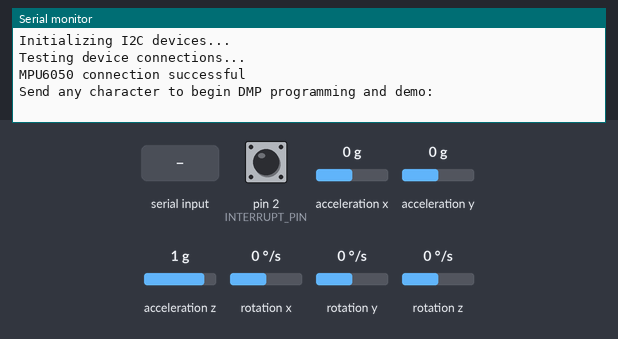
The sketch below on a simulated Arduino Leonardo, built with avr-gcc and run on an emulated ATmega32U4. On the bench: the last lines printed to the serial monitor. Inputs (shaded band) come from the test bench; at power-on: pin 2 (INTERRUPT_PIN) LOW, acceleration x 0 g, acceleration y 0 g, acceleration z 1 g, rotation x 0 °/s, rotation y 0 °/s, rotation z 0 °/s. The sensor or clock chip raises its interrupt line as the real part does.

Above: at 0.8 s.
0.9 s: "1\n" received over Serial
At 1.3 s:
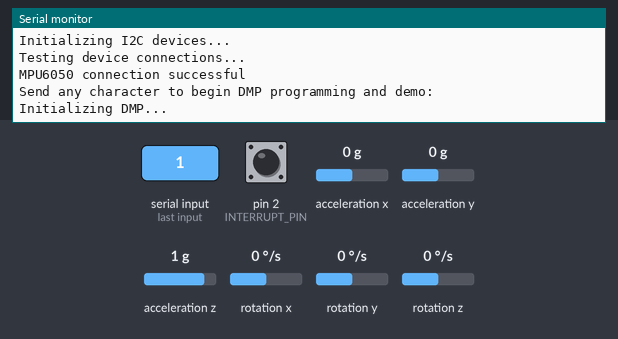
At 2.5 s:
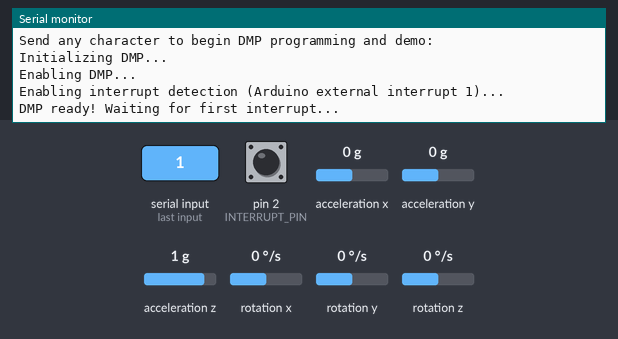

The sketch:

byte_over_ble.ino
```cpp
#include <ArduinoJson.h>
#include "I2Cdev.h"
#include <SoftwareSerial.h>
#include "MPU6050_6Axis_MotionApps20.h"

#if I2CDEV_IMPLEMENTATION == I2CDEV_ARDUINO_WIRE
    #include "Wire.h"
#endif

MPU6050 mpu;
//MPU6050 mpu(0x69); // <-- use for AD0 high


// uncomment "OUTPUT_READABLE_QUATERNION" if you want to see the actual
// quaternion components in a [w, x, y, z] format (not best for parsing
// on a remote host such as Processing or something though)
//#define OUTPUT_READABLE_QUATERNION

// uncomment "OUTPUT_READABLE_EULER" if you want to see Euler angles
// (in degrees) calculated from the quaternions coming from the FIFO.
// Note that Euler angles suffer from gimbal lock (for more info, see
// http://en.wikipedia.org/wiki/Gimbal_lock)
//#define OUTPUT_READABLE_EULER

// uncomment "OUTPUT_READABLE_YAWPITCHROLL" if you want to see the yaw/
// pitch/roll angles (in degrees) calculated from the quaternions coming
// from the FIFO. Note this also requires gravity vector calculations.
// Also note that yaw/pitch/roll angles suffer from gimbal lock (for
// more info, see: http://en.wikipedia.org/wiki/Gimbal_lock)
//#define OUTPUT_READABLE_YAWPITCHROLL
//#define OUTPUT_READABLE_YAWPITCHROLL_SERIAL
#define OUTPUT_READABLE_YAWPITCHROLL_SERIAL1
// uncomment "OUTPUT_READABLE_REALACCEL" if you want to see acceleration
// components with gravity removed. This acceleration reference frame is
// not compensated for orientation, so +X is always +X according to the
// sensor, just without the effects of gravity. If you want acceleration
// compensated for orientation, us OUTPUT_READABLE_WORLDACCEL instead.
//#define OUTPUT_READABLE_REALACCEL

// uncomment "OUTPUT_READABLE_WORLDACCEL" if you want to see acceleration
// components with gravity removed and adjusted for the world frame of
// reference (yaw is relative to initial orientation, since no magnetometer
// is present in this case). Could be quite handy in some cases.
//#define OUTPUT_READABLE_WORLDACCEL

char buff[100];
#define BAUD_RATE 9600
#define INTERRUPT_PIN 2  // use pin 2 on Arduino Uno & most boards

// MPU control/status vars
bool dmpReady = false;  // set true if DMP init was successful
uint8_t mpuIntStatus;   // holds actual interrupt status byte from MPU
uint8_t devStatus;      // return status after each device operation (0 = success, !0 = error)
uint16_t packetSize;    // expected DMP packet size (default is 42 bytes)
uint16_t fifoCount;     // count of all bytes currently in FIFO
uint8_t fifoBuffer[64]; // FIFO storage buffer

// orientation/motion vars
Quaternion q;           // [w, x, y, z]         quaternion container
VectorInt16 aa;         // [x, y, z]            accel sensor measurements
VectorInt16 aaReal;     // [x, y, z]            gravity-free accel sensor measurements
VectorInt16 aaWorld;    // [x, y, z]            world-frame accel sensor measurements
VectorFloat gravity;    // [x, y, z]            gravity vector
float euler[3];         // [psi, theta, phi]    Euler angle container
float ypr[3];           // [yaw, pitch, roll]   yaw/pitch/roll container and gravity vector

// packet structure for InvenSense teapot demo
uint8_t teapotPacket[14] = { '$', 0x02, 0,0, 0,0, 0,0, 0,0, 0x00, 0x00, '\r', '\n' };


// ================================================================
// ===               INTERRUPT DETECTION ROUTINE                ===
// ================================================================

volatile bool mpuInterrupt = false;     // indicates whether MPU interrupt pin has gone high
void dmpDataReady() {
    mpuInterrupt = true;
}

// ================================================================
// ===                      INITIAL SETUP                       ===
// ================================================================

void setup() {
    // join I2C bus (I2Cdev library doesn't do this automatically)
    #if I2CDEV_IMPLEMENTATION == I2CDEV_ARDUINO_WIRE
        Wire.begin();
        Wire.setClock(400000); // 400kHz I2C clock. Comment this line if having compilation difficulties
    #elif I2CDEV_IMPLEMENTATION == I2CDEV_BUILTIN_FASTWIRE
        Fastwire::setup(400, true);
    #endif

    // initialize serial communication
    Serial.begin(BAUD_RATE);
    Serial1.begin(BAUD_RATE);
    while (!Serial); // wait for Leonardo enumeration, others continue immediately

    // NOTE: 8MHz or slower host processors, like the Teensy @ 3.3V or Arduino
    // Pro Mini running at 3.3V, cannot handle this baud rate reliably due to
    // the baud timing being too misaligned with processor ticks. You must use
    // 38400 or slower in these cases, or use some kind of external separate
    // crystal solution for the UART timer.

    // initialize device
    Serial.println(F("Initializing I2C devices..."));
    mpu.initialize();
    pinMode(INTERRUPT_PIN, INPUT);

    // verify connection
    Serial.println(F("Testing device connections..."));
    Serial.println(mpu.testConnection() ? F("MPU6050 connection successful") : F("MPU6050 connection failed"));

    // wait for ready
    Serial.println(F("\nSend any character to begin DMP programming and demo: "));
    while (Serial.available() && Serial.read()); // empty buffer
    while (!Serial.available());                 // wait for data
    while (Serial.available() && Serial.read()); // empty buffer again

    // load and configure the DMP
    Serial.println(F("Initializing DMP..."));
    devStatus = mpu.dmpInitialize();

    // supply your own gyro offsets here, scaled for min sensitivity
    mpu.setXGyroOffset(220);
    mpu.setYGyroOffset(76);
    mpu.setZGyroOffset(-85);
    mpu.setZAccelOffset(1788); // 1688 factory default for my test chip

    // make sure it worked (returns 0 if so)
    if (devStatus == 0) {
        // Calibration Time: generate offsets and calibrate our MPU6050
        mpu.CalibrateAccel(6);
        mpu.CalibrateGyro(6);
        mpu.PrintActiveOffsets();
        // turn on the DMP, now that it's ready
        Serial.println(F("Enabling DMP..."));
        mpu.setDMPEnabled(true);

        // enable Arduino interrupt detection
        Serial.print(F("Enabling interrupt detection (Arduino external interrupt "));
        Serial.print(digitalPinToInterrupt(INTERRUPT_PIN));
        Serial.println(F(")..."));
        attachInterrupt(digitalPinToInterrupt(INTERRUPT_PIN), dmpDataReady, RISING);
        mpuIntStatus = mpu.getIntStatus();

        // set our DMP Ready flag so the main loop() function knows it's okay to use it
        Serial.println(F("DMP ready! Waiting for first interrupt..."));
        dmpReady = true;

        // get expected DMP packet size for later comparison
        packetSize = mpu.dmpGetFIFOPacketSize();
    } else {
        // ERROR!
        // 1 = initial memory load failed
        // 2 = DMP configuration updates failed
        // (if it's going to break, usually the code will be 1)
        Serial.print(F("DMP Initialization failed (code "));
        Serial.print(devStatus);
        Serial.println(F(")"));
    }
}


// ================================================================
// ===                    MAIN PROGRAM LOOP                     ===
// ================================================================

void loop() {
    // if programming failed, don't try to do anything
    if (!dmpReady) return;
    // read a packet from FIFO
    if (mpu.dmpGetCurrentFIFOPacket(fifoBuffer)) { // Get the Latest packet
        #ifdef OUTPUT_READABLE_QUATERNION
            // display quaternion values in easy matrix form: w x y z
            mpu.dmpGetQuaternion(&q, fifoBuffer);
            Serial.print("quat\t");
            Serial.print(q.w);
            Serial.print("\t");
            Serial.print(q.x);
            Serial.print("\t");
            Serial.print(q.y);
            Serial.print("\t");
            Serial.println(q.z);
        #endif

        #ifdef OUTPUT_READABLE_EULER
            // display Euler angles in degrees
            mpu.dmpGetQuaternion(&q, fifoBuffer);
            mpu.dmpGetEuler(euler, &q);
            Serial.print("euler\t");
            Serial.print(euler[0] * 180/M_PI);
            Serial.print("\t");
            Serial.print(euler[1] * 180/M_PI);
            Serial.print("\t");
            Serial.println(euler[2] * 180/M_PI);
        #endif

        #ifdef OUTPUT_READABLE_YAWPITCHROLL_SERIAL
            mpu.dmpGetQuaternion(&q, fifoBuffer);
            mpu.dmpGetGravity(&gravity, &q);
            mpu.dmpGetYawPitchRoll(ypr, &q, &gravity);
            Serial.print(ypr[0] * 180/M_PI);
            Serial.print(",");
            Serial.print(ypr[1] * 180/M_PI);
            Serial.print(",");
            Serial.println(ypr[2] * 180/M_PI);
        #endif

        #ifdef OUTPUT_READABLE_YAWPITCHROLL_SERIAL1
            // display Euler angles in degrees
//            Serial1.println("HELLO/n");
            mpu.dmpGetQuaternion(&q, fifoBuffer);
            mpu.dmpGetGravity(&gravity, &q);
            mpu.dmpGetYawPitchRoll(ypr, &q, &gravity);

//            sprintf(buff,"%s,%s,%s",String(ypr[0]*180/M_PI,2).c_str(),String(ypr[1]*180/M_PI,2).c_str(),String(ypr[2]*180/M_PI,2).c_str());
//            Serial1.println(buff);
            //Serial1.print(String(ypr[0]*180/M_PI)+","+String(ypr[1]*180/M_PI)+","+String(ypr[2]*180/M_PI));
//            dtostrf(f, 2, 2, &str[strlen(str)]);
            //Serial1.print(ypr[0]*180/M_PI,",",ypr[1]*180/M_PI,",",ypr[2]*180/M_PI);
//            String dat= String(ypr[0]*180/M_PI) + "," + String(ypr[1]*180/M_PI) + "," + String(ypr[3]*180/M_PI);
//            StaticJsonDocument<200> doc;
//            doc["y"] = (ypr[0]*180/M_PI);
//            doc["p"] = (ypr[1]*180/M_PI);
//            doc["r"] = (ypr[2]*180/M_PI);
//            serializeJson(doc,Serial1);

            int16_t x=ypr[0]*180/M_PI * 100;
            int16_t y=ypr[1]*180/M_PI * 100;
            int16_t z=ypr[2]*180/M_PI * 100;
            byte buf[6];
            buf[0] = x & 255;
            buf[1] = (x >> 8) & 255;
            buf[2] = y & 255;
            buf[3] = (y >> 8) & 255;
            buf[4] = z & 255;
            buf[5] = (z >> 8) & 255;
            Serial1.write(buf,sizeof(buf));

        #endif


//        #ifdef OUTPUT_READABLE_REALACCEL
//            // display real acceleration, adjusted to remove gravity
//            mpu.dmpGetQuaternion(&q, fifoBuffer);
//            mpu.dmpGetAccel(&aa, fifoBuffer);
//            mpu.dmpGetGravity(&gravity, &q);
//            mpu.dmpGetLinearAccel(&aaReal, &aa, &gravity);
//            Serial.print("areal\t");
//            Serial.print(aaReal.x);
//            Serial.print("\t");
//            Serial.print(aaReal.y);
//            Serial.print("\t");
//            Serial.println(aaReal.z);
//        #endif

        #ifdef OUTPUT_READABLE_WORLDACCEL
            // display initial world-frame acceleration, adjusted to remove gravity
            // and rotated based on known orientation from quaternion
            mpu.dmpGetQuaternion(&q, fifoBuffer);
            mpu.dmpGetAccel(&aa, fifoBuffer);
            mpu.dmpGetGravity(&gravity, &q);
            mpu.dmpGetLinearAccel(&aaReal, &aa, &gravity);
            mpu.dmpGetLinearAccelInWorld(&aaWorld, &aaReal, &q);
            Serial.print("aworld\t");
            Serial.print(aaWorld.x);
            Serial.print("\t");
            Serial.print(aaWorld.y);
            Serial.print("\t");
            Serial.println(aaWorld.z);
        #endif

    }
}
```

Measured:
- after the input at 0.9 s, the serial monitor: prints a new line at once (image 1)
